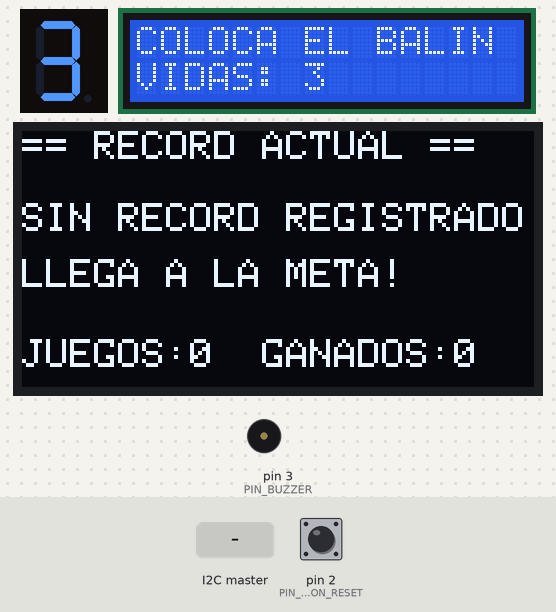
Bench run of a sketch on a simulated Arduino Uno, built with avr-gcc and run on an emulated ATmega328P. Shown: 1-digit seven-segment display, 16×2 character LCD, 128×64 one-colour display, buzzer (waves = sounding). Wiring (inferred from the names in the program): 1-digit 7-segment display, segments lit when HIGH: segments pin 8, pin 7, pin 6, pin 5, pin 4, pin 10, pin 9. The test bench sets the inputs (shaded band); at power-on: pin 2 (PIN_BOTON_RESET) HIGH. The segment pins are drawn as the display they are named for.

Above: at 1.3 s.
1.4 s: the I2C master sends "I"
At 1.47 s:
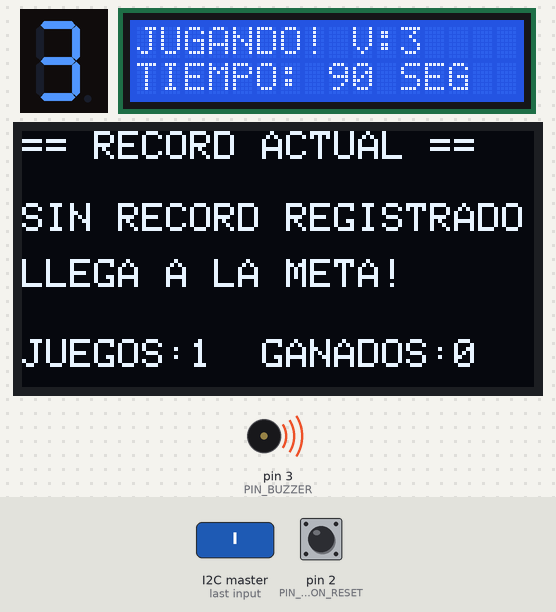
At 4.2 s:
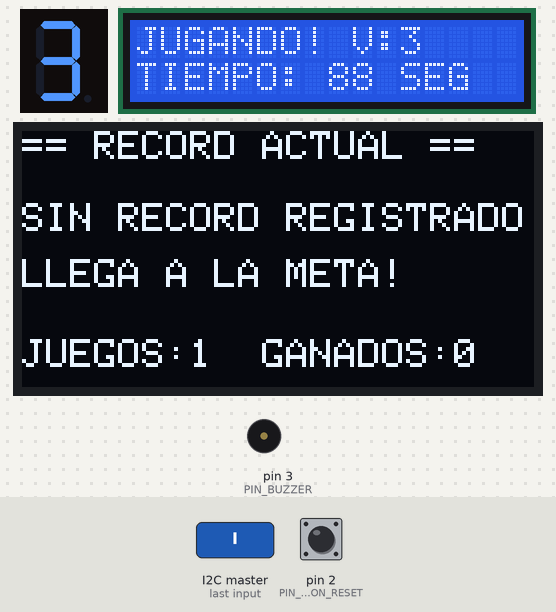
4.4 s: pin 2 (PIN_BOTON_RESET) pulled LOW for 0.15 s
At 5.1 s:
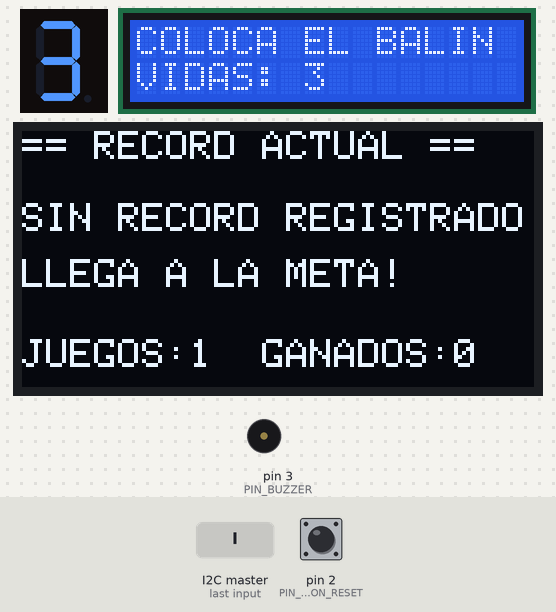
Timing chart, 0 to 7.4 s (numbered marks = the images above; inputs shaded):
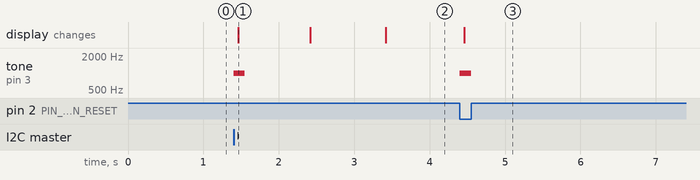

The sketch:

ARDUINO1_LCD_VIDAS_SONIDO.ino
```cpp
// LIBRERIAS PARA BUS I2C, PANTALLA LCD Y PANTALLA OLED
#include <Wire.h>
#include <LiquidCrystal_I2C.h>
#include <Adafruit_GFX.h>
#include <Adafruit_SSD1306.h>

// OBJETO DE PANTALLA LCD 16X2 EN DIRECCION 0X27
LiquidCrystal_I2C lcd(0x27, 16, 2);

// OBJETO DE PANTALLA OLED 128X64 EN DIRECCION 0X3C
Adafruit_SSD1306 oled(128, 64, &Wire, -1);

// DIRECCION I2C DE ESTE ARDUINO MAESTRO
const byte MI_DIR = 1;

// PIN DEL BOTON FISICO DE REINICIO Y PIN DEL BUZZER
const byte PIN_BOTON_RESET = 2;
const byte PIN_BUZZER = 3;

// PINES DEL DISPLAY DE 7 SEGMENTOS DE VIDAS
const byte SEG[7] = {8, 7, 6, 5, 4, 10, 9};

// TABLA DE DIGITOS PARA DISPLAY DE CATODO COMUN
const byte DIG[10] = {0x3F, 0x06, 0x5B, 0x4F, 0x66, 0x6D, 0x7D, 0x07, 0x7F, 0x6F};

// TIEMPO TOTAL POR PARTIDA EN SEGUNDOS
const int TIEMPO_MAXIMO = 90;

// COMANDO RECIBIDO DESDE EL ARDUINO ESCLAVO
volatile char eventoRecibido = 0;

// ESTADOS: 0 NUEVA, 1 JUGANDO, 2 EN TRAMPA, 3 GANADO, 4 PERDIDO
byte estadoJuego = 0;

// VARIABLES DE PARTIDA ACTUAL
int vidas = 3;
int tiempoRestante = TIEMPO_MAXIMO;
unsigned long ultimoSegundo = 0;

// VARIABLES DE RECORD HISTORICO PARA LA PANTALLA OLED
bool existeRecord = false;
int mejorTiempoUsado = 999;
int mejorVidas = 0;
int victoriasTotales = 0;
int partidasJugadas = 0;

// VARIABLES PARA EL ANTIRREBOTE DEL BOTON DE REINICIO
unsigned long tBotonReset = 0;
bool resetAnterior = false;

// FUNCION QUE MUESTRA LAS VIDAS EN EL DISPLAY DE 7 SEGMENTOS
void mostrarDisplay(int n) {
  for (int i = 0; i < 7; i++) {
    digitalWrite(SEG[i], bitRead(DIG[n], i));
  }
}

// INTERRUPCION QUE GUARDA EL CARACTER ENVIADO POR EL ESCLAVO
void alRecibirI2C(int bytes) {
  while (Wire.available()) {
    eventoRecibido = Wire.read();
  }
}

// TONO CORTO DE INICIO O REANUDACION
void sonidoInicio() {
  tone(PIN_BUZZER, 1000, 150);
}

// TONO GRAVE DE CAIDA EN TRAMPA
void sonidoTrampa() {
  tone(PIN_BUZZER, 250, 400);
}

// TONO DE VICTORIA NORMAL
void sonidoVictoria() {
  tone(PIN_BUZZER, 1500, 500);
}

// TONO ESPECIAL CUANDO SE ROMPE UN RECORD
void sonidoNuevoRecord() {
  tone(PIN_BUZZER, 1800, 700);
}

// FUNCION QUE ACTUALIZA EL TABLERO DE RECORDS EN LA OLED
void actualizarOled(bool fueNuevoRecord) {
  oled.clearDisplay();
  oled.setTextColor(SSD1306_WHITE);

  // TITULO SUPERIOR EN LA PANTALLA OLED
  oled.setTextSize(1);
  oled.setCursor(0, 0);
  if (fueNuevoRecord) {
    oled.println(F("!! NUEVO RECORD !!"));
  } else {
    oled.println(F("== RECORD ACTUAL =="));
  }

  // MOSTRAR MEJOR TIEMPO Y VIDAS SI YA EXISTE UN RECORD
  if (!existeRecord) {
    oled.setCursor(0, 18);
    oled.println(F("SIN RECORD REGISTRADO"));
    oled.setCursor(0, 32);
    oled.println(F("LLEGA A LA META!"));
  } else {
    oled.setTextSize(2);
    oled.setCursor(0, 14);
    oled.print(mejorTiempoUsado);
    oled.print(F("S "));
    oled.print(mejorVidas);
    oled.println(F("V"));

    oled.setTextSize(1);
    oled.setCursor(0, 36);
    oled.print(F("SOBRARON: "));
    oled.print(TIEMPO_MAXIMO - mejorTiempoUsado);
    oled.println(F(" SEG"));
  }

  // ESTADISTICAS DE LA SESION EN LA PARTE INFERIOR
  oled.setTextSize(1);
  oled.setCursor(0, 52);
  oled.print(F("JUEGOS:"));
  oled.print(partidasJugadas);
  oled.print(F("  GANADOS:"));
  oled.print(victoriasTotales);
  oled.display();
}

// PANTALLA LCD EN ESTADO DE ESPERA INICIAL
void pantallaEspera() {
  lcd.clear();
  lcd.setCursor(0, 0);
  lcd.print(F("COLOCA EL BALIN"));
  lcd.setCursor(0, 1);
  lcd.print(F("VIDAS: "));
  lcd.print(vidas);
}

// PANTALLA LCD DURANTE EL JUEGO ACTIVO
void pantallaJugando() {
  lcd.clear();
  lcd.setCursor(0, 0);
  lcd.print(F("JUGANDO! V:"));
  lcd.print(vidas);
  lcd.setCursor(0, 1);
  lcd.print(F("TIEMPO: "));
  lcd.print(tiempoRestante);
  lcd.print(F(" SEG"));
}

void setup() {
  // INICIAR COMUNICACION I2C COMO MAESTRO DIRECCION 1
  Wire.begin(MI_DIR);
  Wire.onReceive(alRecibirI2C);

  // CONFIGURAR PINES DE SALIDA Y BOTON DE RESET
  for (int i = 0; i < 7; i++) {
    pinMode(SEG[i], OUTPUT);
  }
  pinMode(PIN_BUZZER, OUTPUT);
  pinMode(PIN_BOTON_RESET, INPUT_PULLUP);

  // INICIAR PANTALLA LCD 16X2
  lcd.init();
  lcd.backlight();

  // INICIAR PANTALLA OLED 128X64 EN DIRECCION 0X3C
  oled.begin(SSD1306_SWITCHCAPVCC, 0x3C);

  // MOSTRAR VALORES INICIALES EN LAS TRES PANTALLAS
  mostrarDisplay(vidas);
  pantallaEspera();
  actualizarOled(false);
}

void loop() {
  // 1. REVISAR BOTON FISICO DE REINICIO EN PIN D2
  bool resetPresionado = (digitalRead(PIN_BOTON_RESET) == LOW);
  if (resetPresionado && !resetAnterior && millis() - tBotonReset > 250) {
    tBotonReset = millis();
    vidas = 3;
    tiempoRestante = TIEMPO_MAXIMO;
    estadoJuego = 0;
    mostrarDisplay(vidas);
    sonidoInicio();
    pantallaEspera();
    actualizarOled(false);
  }
  resetAnterior = resetPresionado;

  // 2. PROCESAR EVENTOS DE LOS SENSORES ENVIADOS POR EL ESCLAVO
  if (eventoRecibido != 0) {
    char cmd = eventoRecibido;
    eventoRecibido = 0;

    // EVENTO I: BALIN COLOCADO EN EL SENSOR DE INICIO
    if (cmd == 'I') {
      // SI VENIA DE CAER EN UNA TRAMPA, SOLO REANUDA SIN REINICIAR EL TIEMPO
      if (estadoJuego == 2) {
        estadoJuego = 1;
        sonidoInicio();
        pantallaJugando();
      }
      // SI ES PARTIDA NUEVA O YA HABIA GANADO O PERDIDO, INICIA DESDE CERO
      else if (estadoJuego == 0 || estadoJuego == 3 || estadoJuego == 4) {
        vidas = 3;
        tiempoRestante = TIEMPO_MAXIMO;
        partidasJugadas++;
        estadoJuego = 1;
        ultimoSegundo = millis();
        mostrarDisplay(vidas);
        sonidoInicio();
        pantallaJugando();
        actualizarOled(false);
      }
    }

    // EVENTO T: BALIN CAYO EN SENSOR DE TRAMPA
    if (cmd == 'T' && estadoJuego == 1) {
      vidas--;
      mostrarDisplay(vidas);
      sonidoTrampa();

      // SI LE QUEDAN VIDAS PASA A ESTADO 2 PERO EL TIEMPO SIGUE CORRIENDO
      if (vidas > 0) {
        estadoJuego = 2;
        lcd.clear();
        lcd.setCursor(0, 0);
        lcd.print(F("CAISTE EN TRAMPA"));
        lcd.setCursor(0, 1);
        lcd.print(F("PON BALIN EN INI"));
      } else {
        // SI SE QUEDO SIN VIDAS TERMINA LA PARTIDA EN ESTADO 4
        estadoJuego = 4;
        lcd.clear();
        lcd.setCursor(0, 0);
        lcd.print(F("FIN DEL JUEGO!"));
        lcd.setCursor(0, 1);
        lcd.print(F("SIN VIDAS"));
      }
    }

    // EVENTO M: BALIN LLEGO AL SENSOR DE META
    if (cmd == 'M' && (estadoJuego == 1 || estadoJuego == 2)) {
      estadoJuego = 3;
      victoriasTotales++;

      // CALCULAR SEGUNDOS EMPLEADOS EN SUPERAR EL LABERINTO
      int tiempoUsado = TIEMPO_MAXIMO - tiempoRestante;
      bool nuevoRecord = false;

      // EVALUAR SI SUPERA EL RECORD ANTERIOR EN TIEMPO O EN VIDAS
      if (!existeRecord || tiempoUsado < mejorTiempoUsado || (tiempoUsado == mejorTiempoUsado && vidas > mejorVidas)) {
        existeRecord = true;
        mejorTiempoUsado = tiempoUsado;
        mejorVidas = vidas;
        nuevoRecord = true;
      }

      // MOSTRAR MENSAJE DE VICTORIA O DE NUEVO RECORD EN LCD Y OLED
      lcd.clear();
      if (nuevoRecord) {
        sonidoNuevoRecord();
        lcd.setCursor(0, 0);
        lcd.print(F("!NUEVO RECORD!"));
        lcd.setCursor(0, 1);
        lcd.print(F("TIEMPO: "));
        lcd.print(tiempoUsado);
        lcd.print(F("S V:"));
        lcd.print(vidas);
      } else {
        sonidoVictoria();
        lcd.setCursor(0, 0);
        lcd.print(F("META ALCANZADA!"));
        lcd.setCursor(0, 1);
        lcd.print(F("SOBRO:"));
        lcd.print(tiempoRestante);
        lcd.print(F("S V:"));
        lcd.print(vidas);
      }
      actualizarOled(nuevoRecord);
    }
  }

  // 3. CRONOMETRO QUE CORRE TANTO JUGANDO (1) COMO RECUPERANDO DE TRAMPA (2)
  if ((estadoJuego == 1 || estadoJuego == 2) && millis() - ultimoSegundo >= 1000) {
    ultimoSegundo = millis();
    tiempoRestante--;

    // SI ESTA EN PANTALLA DE JUEGO ACTUALIZA LOS SEGUNDOS EN LA LCD
    if (estadoJuego == 1) {
      lcd.setCursor(0, 1);
      lcd.print(F("TIEMPO: "));
      if (tiempoRestante < 10) {
        lcd.print(F("0"));
      }
      lcd.print(tiempoRestante);
      lcd.print(F(" SEG  "));
    }

    // PITIDO DE ALERTA EN LOS ULTIMOS 5 SEGUNDOS
    if (tiempoRestante <= 5 && tiempoRestante > 0) {
      tone(PIN_BUZZER, 800, 80);
    }

    // SI EL RELOJ LLEGA A CERO PIERDE AUTOMATICAMENTE
    if (tiempoRestante <= 0) {
      estadoJuego = 4;
      vidas = 0;
      mostrarDisplay(0);
      sonidoTrampa();
      lcd.clear();
      lcd.setCursor(0, 0);
      lcd.print(F("TIEMPO AGOTADO!"));
      lcd.setCursor(0, 1);
      lcd.print(F("FIN DEL JUEGO"));
    }
  }
}
```

Measured:
- after the input at 1.4 s, tone on pin 3 (PIN_BUZZER): silent → 1000 Hz at once, → silent 0.15 s later; the display: changes after 0.07 s (image 1)
- after the input at 4.4 s, tone on pin 3 (PIN_BUZZER): silent → 1000 Hz at once, → silent 0.15 s later; the display: changes after 0.06 s (image 3)
- what the display in image 1 shows lasts 0.9 s, from 1.5 s to 2.4 s
